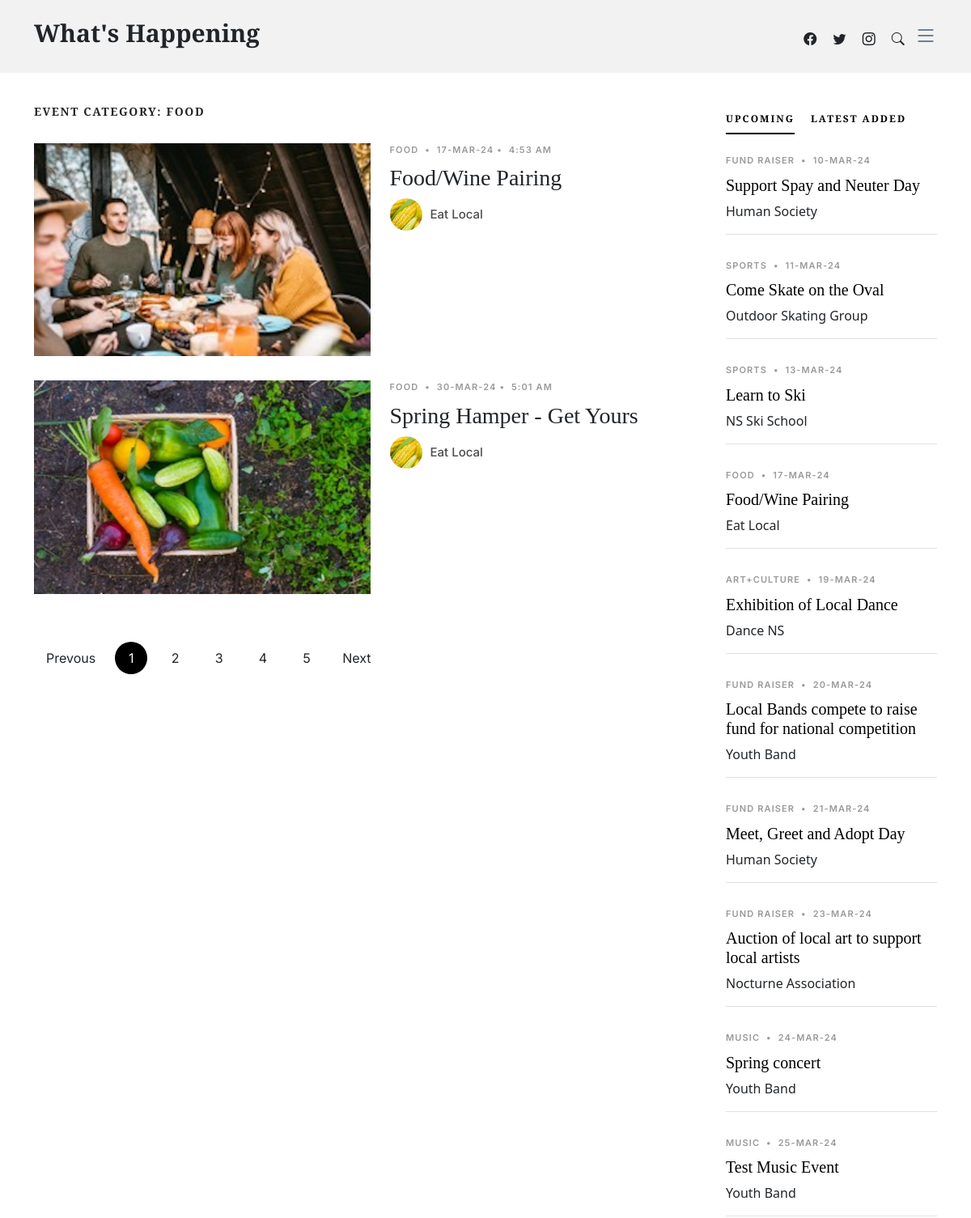
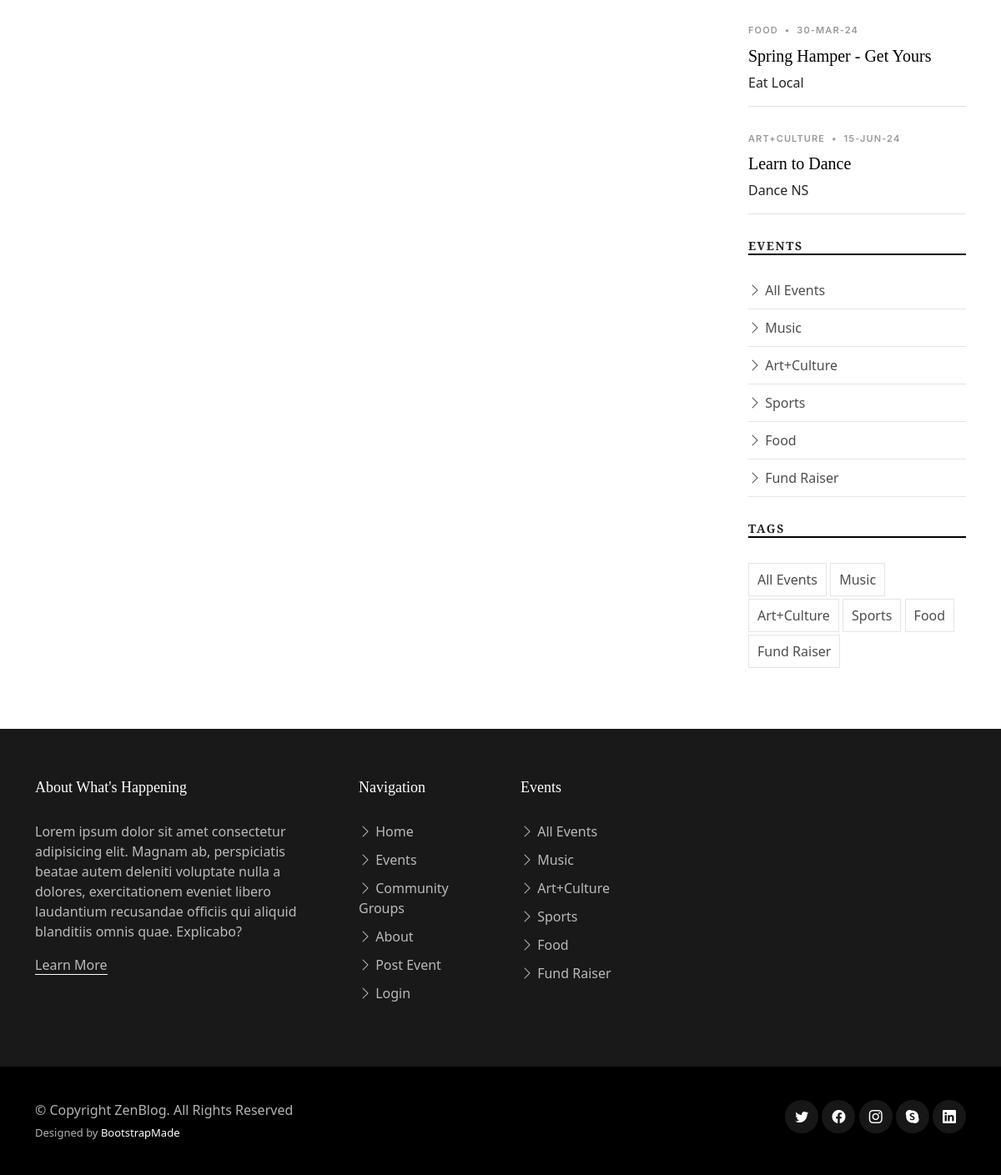
/events.php?category=Food, run on the app's committed database (2 pictures, top to bottom).
### tables this page shows
CREATE TABLE `events` (
  `EventID` int(11) NOT NULL,
  `EventTypeID` int(11) NOT NULL,
  `GroupID` int(11) NOT NULL,
  `EventDate` timestamp NOT NULL DEFAULT CURRENT_TIMESTAMP,
  `SubmitDate` timestamp NOT NULL DEFAULT CURRENT_TIMESTAMP,
  `EventTitle` varchar(100) NOT NULL,
  `EventImage` varchar(50) NOT NULL,
  `EventDesc` text NOT NULL
);

CREATE TABLE `eventtypes` (
  `EventTypeID` int(11) NOT NULL,
  `EventType` varchar(100) NOT NULL
);

CREATE TABLE `groups` (
  `GroupID` int(11) NOT NULL,
  `GroupName` varchar(100) NOT NULL,
  `GroupImage` varchar(50) NOT NULL,
  `GroupType` varchar(100) NOT NULL,
  `GroupDesc` text NOT NULL,
  `ContactName` varchar(255) NOT NULL,
  `ContactEmail` varchar(255) NOT NULL
);

### events.php (the view, shortened to what this page needs)
<!DOCTYPE html>
<html lang="en">
<head>
  <link href="assets/vendor/bootstrap/css/bootstrap.min.css" rel="stylesheet">
  <link href="assets/vendor/bootstrap-icons/bootstrap-icons.css" rel="stylesheet">
  <link href="assets/vendor/swiper/swiper-bundle.min.css" rel="stylesheet">
  <link href="assets/vendor/glightbox/css/glightbox.min.css" rel="stylesheet">
  <link href="assets/vendor/aos/aos.css" rel="stylesheet">
  <link href="assets/css/variables.css" rel="stylesheet">
  <link href="assets/css/main.css" rel="stylesheet">
</head>
<body>
  <header id="header" class="header d-flex align-items-center fixed-top">
    <div class="container-fluid container-xl d-flex align-items-center justify-content-between">
      <a href="index.php" class="logo d-flex align-items-center">
        <h1>What's Happening</h1>
      </a>
      <div class="position-relative">
        <a href="#" class="mx-2"><span class="bi-facebook"></span></a>
        <a href="#" class="mx-2"><span class="bi-twitter"></span></a>
        <a href="#" class="mx-2"><span class="bi-instagram"></span></a>
        <a href="#" class="mx-2 js-search-open"><span class="bi-search"></span></a>
        <i class="bi bi-list mobile-nav-toggle"></i>
      </div>
    </div>
  </header>
  <main id="main">
    <section>
      <div class="container">
        <div class="row">
          <div class="col-md-9" data-aos="fade-up">
            <?php
              if (!isset($_GET['category'])) {
                echo "<h3 class=\"category-title\">Event Category: All</h3>";
              }
              else {
                $category = $_GET['category'];
                if ($category == "Art Culture") {
                  $category = "Art+Culture";
                  echo "<h3 class=\"category-title\">Event Category: Art+Culture</h3>";
                }
                else {
                  echo "<h3 class=\"category-title\">Event Category: $category</h3>";
                }
              }
              require_once 'serverlogin.php';
              $conn = new mysqli($db_hostname, $db_username, $db_password, $db_database);
              mysqli_select_db($conn, $db_database) or die("Cannot select the database".mysqli_connect_error());
              if (isset($category)) {
                $eventQuery = "SELECT EventID, EventTitle, EventImage, EventDate, GroupName, GroupImage, EventType FROM Events, Groups, EventTypes WHERE Events.GroupID = Groups.GroupID AND Events.EventTypeID = EventTypes.EventTypeID AND EventTypes.EventType = '$category' ORDER BY EventDate";
              }
              else {
                $eventQuery = "SELECT EventID, EventTitle, EventImage, EventDate, GroupName, GroupImage, EventType FROM Events, Groups, EventTypes WHERE Events.GroupID = Groups.GroupID AND Events.EventTypeID = EventTypes.EventTypeID ORDER BY EventDate";
              }
              $result = mysqli_query($conn, $eventQuery);
              if ($result->num_rows > 0) {
                while ($row = $result->fetch_assoc()) {
                  $eventID = $row['EventID'];
                  $title = $row['EventTitle'];
                  $eventImg = $row['EventImage'];
                  $group = $row['GroupName'];
                  $groupImg = $row['GroupImage'];
                  $type = $row['EventType'];
                  $eventDate = explode(" ", $row['EventDate']);
                  $date = date_create($eventDate[0]);
                  $time = date_create($eventDate[1]);
                  $formatDate = date_format($date, "d-M-y");
                  $formatTime = date_format($time, "g:i A");
                  $section = <<<HTML
                  <div class="d-md-flex post-entry-2 half">
                    <a href="single-post.php?eventNumber=$eventID" class="me-4 thumbnail">
                      <img src=$eventImg alt="" class="img-fluid">
                    </a>
                    <div>
                      <div class="post-meta"><span class="date">$type</span> <span class="mx-1">&bullet;</span> <span>$formatDate</span><span class="mx-1">&bullet;</span> <span>$formatTime</span></div>
                      <h3><a href="single-post.php?eventNumber=$eventID">$title</a></h3>
                      <div class="d-flex align-items-center author">
                        <div class="photo"><img src=$groupImg alt="" class="img-fluid"></div>
                        <div class="name">
                          <h3 class="m-0 p-0">$group</h3>
                        </div>
                      </div>
                    </div>
                  </div>
                HTML;
                echo $section;
              }
            }
            ?>
            <div class="text-start py-4">
              <div class="custom-pagination">
                <a href="#" class="prev">Prevous</a>
                <a href="#" class="active">1</a>
                <a href="#">2</a>
                <a href="#">3</a>
                <a href="#">4</a>
                <a href="#">5</a>
                <a href="#" class="next">Next</a>
              </div>
            </div>
          </div>
          <div class="col-md-3">
            <div class="aside-block">
              <ul class="nav nav-pills custom-tab-nav mb-4" id="pills-tab" role="tablist">
                <li class="nav-item" role="presentation">
                  <button class="nav-link active" id="pills-popular-tab" data-bs-toggle="pill" data-bs-target="#pills-popular" type="button" role="tab" aria-controls="pills-popular" aria-selected="true">Upcoming</button>
                </li>
                <li class="nav-item" role="presentation">
                  <button class="nav-link" id="pills-latest-tab" data-bs-toggle="pill" data-bs-target="#pills-latest" type="button" role="tab" aria-controls="pills-latest" aria-selected="false">Latest Added</button>
                </li>
              </ul>
              <div class="tab-content" id="pills-tabContent">
                <div class="tab-pane fade show active" id="pills-popular" role="tabpanel" aria-labelledby="pills-popular-tab">
                  <?php
                    $upcomingQuery = "SELECT EventID, EventTitle, GroupName, EventType, EventDate FROM Events, Groups, EventTypes WHERE Events.GroupID = Groups.GroupID AND Events.EventTypeID = EventTypes.EventTypeID ORDER BY EventDate";
                    $upcomingEvents = mysqli_query($conn, $upcomingQuery);
                    if ($upcomingEvents->num_rows > 0) {
                      while ($row = $upcomingEvents->fetch_assoc()) {
                        $eventID = $row['EventID'];
                        $title = $row['EventTitle'];
                        $group = $row['GroupName'];
                        $type = $row['EventType'];
                        $eventDate = explode(" ", $row['EventDate']);
                        $date = date_create($eventDate[0]);
                        $formatDate = date_format($date, "d-M-y");
                        $section = <<<HTML
                          <div class="post-entry-1 border-bottom">
                            <div class="post-meta"><span class="date">$type</span> <span class="mx-1">&bullet;</span> <span>$formatDate</span></div>
                            <h2 class="mb-2"><a href="single-post.php?eventNumber=$eventID">$title</a></h2>
                            <span class="author mb-3 d-block">$group</span>
                          </div>
                        HTML;
                        echo $section;
                      }
                    }
                  ?>
                </div>
              </div>
            </div>
            <div class="aside-block">
              <h3 class="aside-title">Events</h3>
              <ul class="aside-links list-unstyled">
                <li><a href="events.php"><i class="bi bi-chevron-right"></i> All Events</a></li>
                <li><a href="events.php?category=Music"><i class="bi bi-chevron-right"></i> Music</a></li>
                <li><a href="events.php?category=Art+Culture"><i class="bi bi-chevron-right"></i> Art+Culture</a></li>
                <li><a href="events.php?category=Sports"><i class="bi bi-chevron-right"></i> Sports</a></li>
                <li><a href="events.php?category=Food"><i class="bi bi-chevron-right"></i> Food</a></li>
                <li><a href="events.php?category=Fund Raiser"><i class="bi bi-chevron-right"></i> Fund Raiser</a></li>
              </ul>
            </div>
            <div class="aside-block">
              <h3 class="aside-title">Tags</h3>
              <ul class="aside-tags list-unstyled">
                <li><a href="events.php">All Events</a></li>
                <li><a href="events.php?category=Music">Music</a></li>
                <li><a href="events.php?category=Art+Culture">Art+Culture</a></li>
                <li><a href="events.php?category=Sports">Sports</a></li>
                <li><a href="events.php?category=Food">Food</a></li>
                <li><a href="events.php?category=Fund Raiser">Fund Raiser</a></li>
              </ul>
            </div>
          </div>
        </div>
      </div>
    </section>
  </main>
  <footer id="footer" class="footer">
    <div class="footer-content">
      <div class="container">
      <div class="row g-5">
          <div class="col-lg-4">
            <h3 class="footer-heading">About What's Happening</h3>
            <p>Lorem ipsum dolor sit amet consectetur adipisicing elit. Magnam ab, perspiciatis beatae autem deleniti voluptate nulla a dolores, exercitationem eveniet libero laudantium recusandae officiis qui aliquid blanditiis omnis quae. Explicabo?</p>
            <p><a href="about.php" class="footer-link-more">Learn More</a></p>
          </div>
          <div class="col-6 col-lg-2">
            <h3 class="footer-heading">Navigation</h3>
            <ul class="footer-links list-unstyled">
              <li><a href="index.php"><i class="bi bi-chevron-right"></i> Home</a></li>
              <li><a href="events.php"><i class="bi bi-chevron-right"></i> Events</a></li>
              <li><a href="groups.php"><i class="bi bi-chevron-right"></i> Community Groups</a></li>
              <li><a href="about.php"><i class="bi bi-chevron-right"></i> About</a></li>
              <li><a href="post.php"><i class="bi bi-chevron-right"></i> Post Event</a></li>
              <li><a href="login.php"><i class="bi bi-chevron-right"></i> Login</a></li>
            </ul>
          </div>
          <div class="col-6 col-lg-2">
            <h3 class="footer-heading">Events</h3>
            <ul class="footer-links list-unstyled">
              <li><a href="events.php"><i class="bi bi-chevron-right"></i> All Events</a></li>
              <li><a href="events.php?category=Music"><i class="bi bi-chevron-right"></i> Music</a></li>
              <li><a href="events.php?category=Art+Culture"><i class="bi bi-chevron-right"></i> Art+Culture</a></li>
              <li><a href="events.php?category=Sports"><i class="bi bi-chevron-right"></i> Sports</a></li>
              <li><a href="events.php?category=Food"><i class="bi bi-chevron-right"></i> Food</a></li>
              <li><a href="events.php?category=Fund Raiser"><i class="bi bi-chevron-right"></i> Fund Raiser</a></li>
            </ul>
          </div>
        </div>
      </div>
    </div>
    <div class="footer-legal">
      <div class="container">
        <div class="row justify-content-between">
          <div class="col-md-6 text-center text-md-start mb-3 mb-md-0">
            <div class="copyright">
              © Copyright <strong><span>ZenBlog</span></strong>. All Rights Reserved
            </div>
            <div class="credits">
              Designed by <a href="https://bootstrapmade.com/">BootstrapMade</a>
            </div>
          </div>
          <div class="col-md-6">
            <div class="social-links mb-3 mb-lg-0 text-center text-md-end">
              <a href="#" class="twitter"><i class="bi bi-twitter"></i></a>
              <a href="#" class="facebook"><i class="bi bi-facebook"></i></a>
              <a href="#" class="instagram"><i class="bi bi-instagram"></i></a>
              <a href="#" class="google-plus"><i class="bi bi-skype"></i></a>
              <a href="#" class="linkedin"><i class="bi bi-linkedin"></i></a>
            </div>
          </div>
        </div>
      </div>
    </div>
  </footer>
</body>
</html>

### assets/css/variables.css (style rules this page uses)
:root { --font-default: 'EB Garamond', system-ui, -apple-system, "Segoe UI", Roboto, "Helvetica Neue", Arial, "Noto Sans", "Liberation Sans", sans-serif, "Apple Color Emoji", "Segoe UI Emoji", "Segoe UI Symbol", "Noto Color Emoji"; --font-primary: 'EB Garamond', serif; --font-secondary: 'Inter', sans-serif; --color-default: #212529; --color-default-rgb: 33, 37, 41; --color-links: #212529; --color-links-hover: #15171a; --color-primary: #212529; --color-primary-light: #26282c; --color-primary-dark: #0b0c0e; --color-primary-rgb: 33, 37, 41; --color-primary-light-rgb: 38, 40, 44; --color-primary-dark-rgb: 11, 12, 14; --color-secondary: #596d80; --color-secondary-light: #8498aa; --color-secondary-dark: #404f5c; --color-secondary-rgb: 89, 109, 128; --color-secondary-light-rgb: 132, 152, 170; --color-secondary-dark-rgb: 64, 79, 92; --color-blue: #0d6efd; --color-blue-rgb: 13, 110, 253; --color-indigo: #6610f2; --color-indigo-rgb: 102, 16, 242; --color-purple: #6f42c1; --color-purple-rgb: 111, 66, 193; --color-pink: #f3268c; --color-pink-rgb: 243, 38, 140; --color-red: #df1529; --color-red-rgb: 223, 21, 4; --color-orange: #fd7e14; --color-orange-rgb: 253, 126, 20; --color-yellow: #ffc107; --color-yellow-rgb: 255, 193, 7; --color-green: #059652; --color-green-rgb: 5, 150, 82; --color-teal: #20c997; --color-teal-rgb: 32, 201, 151; --color-cyan: #0dcaf0; --color-cyan-rgb: 13, 202, 240; --color-white: #ffffff; --color-white-rgb: 255, 255, 255; --color-gray: #6c757d; --color-gray-rgb: 108, 117, 125; --color-black: #000000; --color-black-rgb: 0, 0, 0; }
:root { --bs-blue: var(--color-blue); --bs-indigo: var(--color-indigo); --bs-purple: var(--color-purple); --bs-pink: var(--color-pink); --bs-red: var(--color-red); --bs-orange: var(--color-orange); --bs-yellow: var(--color-yellow); --bs-green: var(--color-green); --bs-teal: var(--color-teal); --bs-cyan: var(--color-cyan); --bs-white: var(--color-white); --bs-gray: var(--color-gray); --bs-gray-dark: #343a40; --bs-gray-100: #f8f9fa; --bs-gray-200: #e9ecef; --bs-gray-300: #dee2e6; --bs-gray-400: #ced4da; --bs-gray-500: #adb5bd; --bs-gray-600: #6c757d; --bs-gray-700: #495057; --bs-gray-800: #343a40; --bs-gray-900: #212529; --bs-primary: var(--color-blue); --bs-secondary: var(--color-blue); --bs-success: #198754; --bs-info: #0dcaf0; --bs-warning: #ffc107; --bs-danger: #dc3545; --bs-light: #f8f9fa; --bs-dark: #212529; --bs-primary-rgb: var(--color-primary-rgb); --bs-secondary-rgb: var(--color-secondary-rgb); --bs-success-rgb: 25, 135, 84; --bs-info-rgb: 13, 202, 240; --bs-warning-rgb: 255, 193, 7; --bs-danger-rgb: 220, 53, 69; --bs-light-rgb: 248, 249, 250; --bs-dark-rgb: 33, 37, 41; --bs-white-rgb: var(--color-white-rgb); --bs-black-rgb: var(--color-black-rgb); --bs-body-color-rgb: var(--color-default-rgb); --bs-body-bg-rgb: 255, 255, 255; --bs-font-sans-serif: var(--font-default); --bs-font-monospace: SFMono-Regular, Menlo, Monaco, Consolas, "Liberation Mono", "Courier New", monospace; --bs-gradient: linear-gradient(180deg, rgba(255, 255, 255, 0.15), rgba(255, 255, 255, 0)); --bs-body-font-family: var(--font-default); --bs-body-font-size: 1rem; --bs-body-font-weight: 400; --bs-body-line-height: 1.5; --bs-body-color: var(--color-default); --bs-body-bg: #fff; }

### data on the page
events: EventImage (picture), EventTypeID.EventType "FOOD", EventDate "17-MAR-24", EventDate "4:53 AM", EventTitle "Food/Wine Pairing", GroupID.GroupImage (picture), GroupID.GroupName "Eat Local"
events: EventImage (picture), EventTypeID.EventType "FOOD", EventDate "30-MAR-24", EventDate "5:01 AM", EventTitle "Spring Hamper - Get Yours", GroupID.GroupImage (picture), GroupID.GroupName "Eat Local"
events: EventTypeID.EventType "FUND RAISER", EventDate "10-MAR-24", EventTitle "Support Spay and Neuter Day", GroupID.GroupName "Human Society"
events: EventTypeID.EventType "SPORTS", EventDate "11-MAR-24", EventTitle "Come Skate on the Oval", GroupID.GroupName "Outdoor Skating Group"
events: EventTypeID.EventType "SPORTS", EventDate "13-MAR-24", EventTitle "Learn to Ski", GroupID.GroupName "NS Ski School"
events: EventTypeID.EventType "ART+CULTURE", EventDate "19-MAR-24", EventTitle "Exhibition of Local Dance", GroupID.GroupName "Dance NS"
events: EventTypeID.EventType "FUND RAISER", EventDate "20-MAR-24", EventTitle "Local Bands compete to raise fund for national competition", GroupID.GroupName "Youth Band"
events: EventTypeID.EventType "FUND RAISER", EventDate "21-MAR-24", EventTitle "Meet, Greet and Adopt Day", GroupID.GroupName "Human Society"
events: EventTypeID.EventType "FUND RAISER", EventDate "23-MAR-24", EventTitle "Auction of local art to support local artists", GroupID.GroupName "Nocturne Association"
events: EventTypeID.EventType "MUSIC", EventDate "24-MAR-24", EventTitle "Spring concert", GroupID.GroupName "Youth Band"
events: EventTypeID.EventType "MUSIC", EventDate "25-MAR-24", EventTitle "Test Music Event", GroupID.GroupName "Youth Band"
events: EventTypeID.EventType "ART+CULTURE", EventDate "15-JUN-24", EventTitle "Learn to Dance", GroupID.GroupName "Dance NS"

### other printed values
$category "FOOD"
